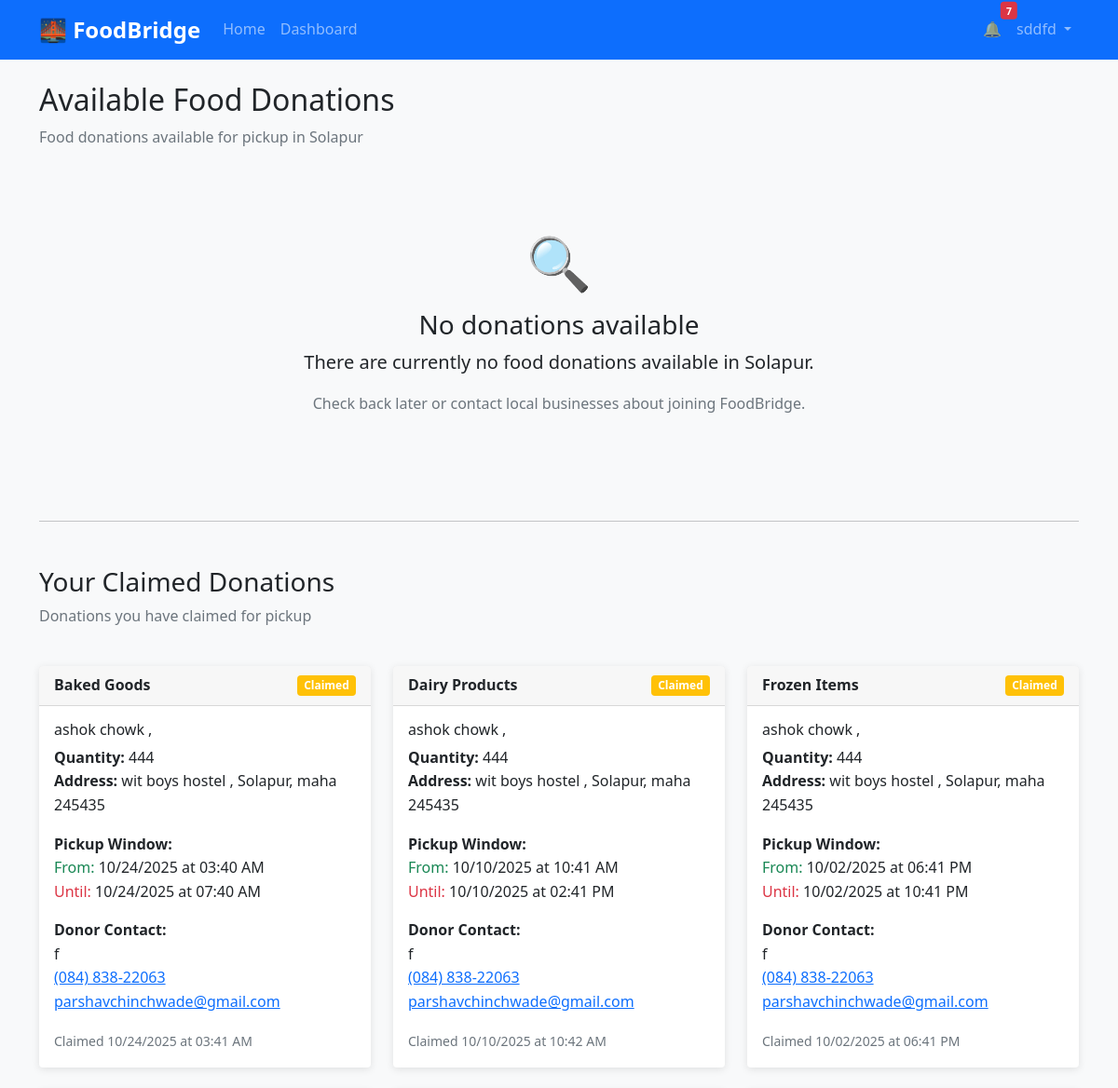
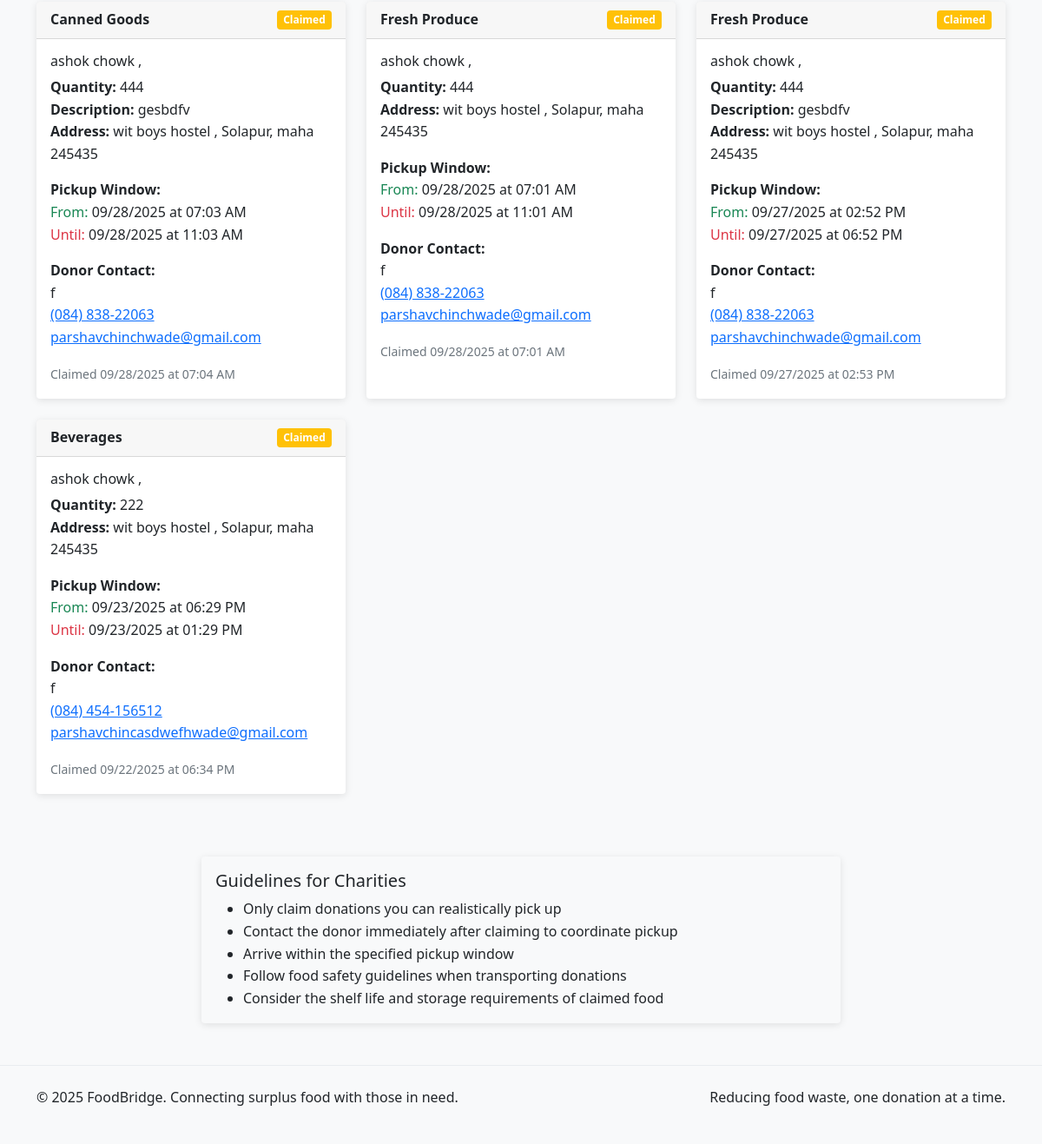
Screenshot of /charity/dashboard (signed in) with the database file from the repository (2 pictures, top to bottom).
### app.py (models this page shows, shortened)
class User(UserMixin, db.Model):
    id = db.Column(db.Integer, primary_key=True)
    username = db.Column(db.String(80), unique=True, nullable=False)
    email = db.Column(db.String(120), unique=True, nullable=False)
    password_hash = db.Column(db.String(128))
    user_type = db.Column(db.String(20), nullable=False)  # 'donor', 'charity', 'admin'
    name = db.Column(db.String(100), nullable=False)
    phone = db.Column(db.String(20))
    address = db.Column(db.String(200))
    city = db.Column(db.String(50))
    state = db.Column(db.String(50))
    zip_code = db.Column(db.String(10))
    is_verified = db.Column(db.Boolean, default=False)
    created_at = db.Column(db.DateTime, default=datetime.utcnow)

class Donation(db.Model):
    id = db.Column(db.Integer, primary_key=True)
    donor_id = db.Column(db.Integer, db.ForeignKey('user.id'), nullable=False)
    food_type = db.Column(db.String(100), nullable=False)
    quantity = db.Column(db.String(50), nullable=False)
    description = db.Column(db.Text)
    pickup_location = db.Column(db.String(200), nullable=False)
    pickup_address = db.Column(db.String(200), nullable=False)
    pickup_city = db.Column(db.String(50), nullable=False)
    pickup_state = db.Column(db.String(50), nullable=False)
    pickup_zip = db.Column(db.String(10), nullable=False)
    available_from = db.Column(db.DateTime, nullable=False)
    available_until = db.Column(db.DateTime, nullable=False)
    contact_name = db.Column(db.String(100), nullable=False)
    contact_phone = db.Column(db.String(20), nullable=False)
    contact_email = db.Column(db.String(120))
    status = db.Column(db.String(20), default='available')  # 'available', 'claimed', 'completed'
    claimed_by = db.Column(db.Integer, db.ForeignKey('user.id'))
    claimed_at = db.Column(db.DateTime)
    created_at = db.Column(db.DateTime, default=datetime.utcnow)
    donor = db.relationship('User', foreign_keys=[donor_id], backref='donations')
    claimer = db.relationship('User', foreign_keys=[claimed_by])

### app.py (the view)
@app.route('/charity/dashboard')
@login_required
def charity_dashboard():
    if current_user.user_type != 'charity':
        flash('Access denied')
        return redirect(url_for('index'))
    available_donations = Donation.query.filter(
        Donation.status == 'available',
        Donation.pickup_city == current_user.city,
        Donation.available_until > datetime.utcnow()
    ).order_by(Donation.created_at.desc()).all()
    claimed_donations = Donation.query.filter_by(
        claimed_by=current_user.id
    ).order_by(Donation.claimed_at.desc()).all()
    return render_template('charity_dashboard.html',
                         available_donations=available_donations,
                         claimed_donations=claimed_donations)

### app.py (called while the page is built)
@login_manager.user_loader
def load_user(user_id):
    return User.query.get(int(user_id))

### templates/charity_dashboard.html (shortened to what this page needs)
{% extends "base.html" %}
{% block content %}
<div class="row mb-4">
    <div class="col-12">
        <h2>Available Food Donations</h2>
        <p class="text-muted">Food donations available for pickup in {{ current_user.city }}</p>
    </div>
</div>
{% if available_donations %}
<div class="row">
    {% for donation in available_donations %}
    <div class="col-md-6 col-lg-4 mb-4">
        <div class="card h-100">
            <div class="card-header d-flex justify-content-between align-items-center">
                <strong>{{ donation.food_type }}</strong>
                <span class="badge bg-success">Available</span>
            </div>
            <div class="card-body">
                <h6 class="card-title">{{ donation.pickup_location }}</h6>
                <div class="mb-3">
                    <strong>Quantity:</strong> {{ donation.quantity }}<br>
                    {% if donation.description %}
                    <strong>Description:</strong> {{ donation.description }}<br>
                    {% endif %}
                    <strong>Address:</strong> {{ donation.pickup_address }}, {{ donation.pickup_city }}, {{ donation.pickup_state }} {{ donation.pickup_zip }}
                </div>
                <div class="mb-3">
                    <strong>Available:</strong><br>
                    <span class="text-success">From:</span> {{ donation.available_from.strftime('%m/%d/%Y at %I:%M %p') }}<br>
                    <span class="text-danger">Until:</span> {{ donation.available_until.strftime('%m/%d/%Y at %I:%M %p') }}
                </div>
                <div class="mb-3">
                    <strong>Contact:</strong><br>
                    {{ donation.contact_name }}<br>
                    <a href="tel:{{ donation.contact_phone }}">{{ donation.contact_phone }}</a>
                    {% if donation.contact_email %}
                    <br><a href="mailto:{{ donation.contact_email }}">{{ donation.contact_email }}</a>
                    {% endif %}
                </div>
                <small class="text-muted">
                    Posted {{ donation.created_at.strftime('%m/%d/%Y at %I:%M %p') }}
                </small>
            </div>
            <div class="card-footer">
                <a href="{{ url_for('claim_donation', donation_id=donation.id) }}"
                   class="btn btn-success w-100"
                   onclick="return confirm('Are you sure you want to claim this donation? Please ensure you can pick it up during the specified time.')">
                    Claim This Donation
                </a>
            </div>
        </div>
    </div>
    {% endfor %}
</div>
{% else %}
<div class="text-center py-5">
    <div class="display-4 text-muted mb-3">🔍</div>
    <h3>No donations available</h3>
    <p class="lead">There are currently no food donations available in {{ current_user.city }}.</p>
    <p class="text-muted">Check back later or contact local businesses about joining FoodBridge.</p>
</div>
{% endif %}
{% if claimed_donations %}
<hr class="my-5">
<div class="row mb-4">
    <div class="col-12">
        <h3>Your Claimed Donations</h3>
        <p class="text-muted">Donations you have claimed for pickup</p>
    </div>
</div>
<div class="row">
    {% for donation in claimed_donations %}
    <div class="col-md-6 col-lg-4 mb-4">
        <div class="card h-100">
            <div class="card-header d-flex justify-content-between align-items-center">
                <strong>{{ donation.food_type }}</strong>
                <span class="badge bg-warning">Claimed</span>
            </div>
            <div class="card-body">
                <h6 class="card-title">{{ donation.pickup_location }}</h6>
                <div class="mb-3">
                    <strong>Quantity:</strong> {{ donation.quantity }}<br>
                    {% if donation.description %}
                    <strong>Description:</strong> {{ donation.description }}<br>
                    {% endif %}
                    <strong>Address:</strong> {{ donation.pickup_address }}, {{ donation.pickup_city }}, {{ donation.pickup_state }} {{ donation.pickup_zip }}
                </div>
                <div class="mb-3">
                    <strong>Pickup Window:</strong><br>
                    <span class="text-success">From:</span> {{ donation.available_from.strftime('%m/%d/%Y at %I:%M %p') }}<br>
                    <span class="text-danger">Until:</span> {{ donation.available_until.strftime('%m/%d/%Y at %I:%M %p') }}
                </div>
                <div class="mb-3">
                    <strong>Donor Contact:</strong><br>
                    {{ donation.contact_name }}<br>
                    <a href="tel:{{ donation.contact_phone }}">{{ donation.contact_phone }}</a>
                    {% if donation.contact_email %}
                    <br><a href="mailto:{{ donation.contact_email }}">{{ donation.contact_email }}</a>
                    {% endif %}
                </div>
                <small class="text-muted">
                    Claimed {{ donation.claimed_at.strftime('%m/%d/%Y at %I:%M %p') }}
                </small>
            </div>
        </div>
    </div>
    {% endfor %}
</div>
{% endif %}
<div class="row mt-5">
    <div class="col-md-8 mx-auto">
        <div class="card bg-light">
            <div class="card-body">
                <h5 class="card-title">Guidelines for Charities</h5>
                <ul class="mb-0">
                    <li>Only claim donations you can realistically pick up</li>
                    <li>Contact the donor immediately after claiming to coordinate pickup</li>
                    <li>Arrive within the specified pickup window</li>
                    <li>Follow food safety guidelines when transporting donations</li>
                    <li>Consider the shelf life and storage requirements of claimed food</li>
                </ul>
            </div>
        </div>
    </div>
</div>
{% endblock %}

### templates/base.html (shortened to what this page needs)
<!DOCTYPE html>
<html lang="en">
<head>
    <link href="https://cdn.jsdelivr.net/npm/bootstrap@5.1.3/dist/css/bootstrap.min.css" rel="stylesheet">
    <link rel="stylesheet" href="{{ url_for('static', filename='css/style.css') }}">
</head>
<body>
    <nav class="navbar navbar-expand-lg navbar-dark bg-primary">
        <div class="container">
            <a class="navbar-brand" href="{{ url_for('index') }}">🌉 FoodBridge</a>
            <div class="collapse navbar-collapse" id="navbarNav">
                <ul class="navbar-nav me-auto">
                    <li class="nav-item">
                        <a class="nav-link" href="{{ url_for('index') }}">Home</a>
                    </li>
                    {% if current_user.is_authenticated %}
                        {% if current_user.user_type == 'donor' %}
                            <li class="nav-item">
                                <a class="nav-link" href="{{ url_for('donor_dashboard') }}">My Donations</a>
                            </li>
                            <li class="nav-item">
                                <a class="nav-link" href="{{ url_for('post_donation') }}">Post Food</a>
                            </li>
                        {% elif current_user.user_type == 'charity' %}
                            <li class="nav-item">
                                <a class="nav-link" href="{{ url_for('charity_dashboard') }}">Dashboard</a>
                            </li>
                        {% elif current_user.user_type == 'admin' %}
                            <li class="nav-item">
                                <a class="nav-link" href="{{ url_for('admin_dashboard') }}">Admin Panel</a>
                            </li>
                        {% endif %}
                    {% endif %}
                </ul>
                <ul class="navbar-nav">
                    {% if current_user.is_authenticated %}
                        <li class="nav-item">
                            <a class="nav-link position-relative" href="{{ url_for('notifications_page') }}" title="Notifications">
                                🔔
                                <span id="unread-badge" class="badge bg-danger position-absolute top-0 start-100 translate-middle" style="font-size: 0.65rem; display: none;">0</span>
                            </a>
                        </li>
                        <li class="nav-item dropdown">
                            <a class="nav-link dropdown-toggle" href="#" id="navbarDropdown" role="button" data-bs-toggle="dropdown">
                                {{ current_user.name }}
                            </a>
                        </li>
                    {% endif %}
                </ul>
            </div>
        </div>
    </nav>
    <main class="container mt-4">
        {% block content %}{% endblock %}
    </main>
    <footer class="bg-light mt-5 py-4">
        <div class="container">
            <div class="row">
                <div class="col-md-6">
                    <p>&copy; 2025 FoodBridge. Connecting surplus food with those in need.</p>
                </div>
                <div class="col-md-6 text-end">
                    <p>Reducing food waste, one donation at a time.</p>
                </div>
            </div>
        </div>
    </footer>

### static/css/style.css (style rules this page uses)
body { font-family: 'Segoe UI', Tahoma, Geneva, Verdana, sans-serif; line-height: 1.6; background-color: #f8f9fa; }
.navbar-brand { font-size: 1.5rem; font-weight: bold; }
.card { border: none; box-shadow: 0 2px 8px rgba(0, 0, 0, 0.1); transition: all 0.3s ease; }
.badge { font-size: 0.75rem; padding: 0.4em 0.6em; }
footer { background-color: #f8f9fa !important; border-top: 1px solid #e9ecef; margin-top: auto; }
.fade-in { animation: fadeIn 0.5s ease-in; }

### rows the page displays
User: name "sddfd", city "Solapur"
Donation: food_type "Baked Goods", pickup_location "ashok chowk ,", quantity "444", pickup_address "wit boys hostel", pickup_city "Solapur", pickup_state "maha", pickup_zip "245435", available_from "10/24/2025 at 03:40 AM", available_until "10/24/2025 at 07:40 AM", contact_name "f", contact_phone "(084) 838-22063", contact_email "parshavchinchwade@gmail.com", claimed_at "10/24/2025 at 03:41 AM"
Donation: food_type "Dairy Products", pickup_location "ashok chowk ,", quantity "444", pickup_address "wit boys hostel", pickup_city "Solapur", pickup_state "maha", pickup_zip "245435", available_from "10/10/2025 at 10:41 AM", available_until "10/10/2025 at 02:41 PM", contact_name "f", contact_phone "(084) 838-22063", contact_email "parshavchinchwade@gmail.com", claimed_at "10/10/2025 at 10:42 AM"
Donation: food_type "Frozen Items", pickup_location "ashok chowk ,", quantity "444", pickup_address "wit boys hostel", pickup_city "Solapur", pickup_state "maha", pickup_zip "245435", available_from "10/02/2025 at 06:41 PM", available_until "10/02/2025 at 10:41 PM", contact_name "f", contact_phone "(084) 838-22063", contact_email "parshavchinchwade@gmail.com", claimed_at "10/02/2025 at 06:41 PM"
Donation: food_type "Canned Goods", pickup_location "ashok chowk ,", quantity "444", description "gesbdfv", pickup_address "wit boys hostel", pickup_city "Solapur", pickup_state "maha", pickup_zip "245435", available_from "09/28/2025 at 07:03 AM", available_until "09/28/2025 at 11:03 AM", contact_name "f", contact_phone "(084) 838-22063", contact_email "parshavchinchwade@gmail.com", claimed_at "09/28/2025 at 07:04 AM"
Donation: food_type "Fresh Produce", pickup_location "ashok chowk ,", quantity "444", pickup_address "wit boys hostel", pickup_city "Solapur", pickup_state "maha", pickup_zip "245435", available_from "09/28/2025 at 07:01 AM", available_until "09/28/2025 at 11:01 AM", contact_name "f", contact_phone "(084) 838-22063", contact_email "parshavchinchwade@gmail.com", claimed_at "09/28/2025 at 07:01 AM"
Donation: food_type "Fresh Produce", pickup_location "ashok chowk ,", quantity "444", description "gesbdfv", pickup_address "wit boys hostel", pickup_city "Solapur", pickup_state "maha", pickup_zip "245435", available_from "09/27/2025 at 02:52 PM", available_until "09/27/2025 at 06:52 PM", contact_name "f", contact_phone "(084) 838-22063", contact_email "parshavchinchwade@gmail.com", claimed_at "09/27/2025 at 02:53 PM"
Donation: food_type "Beverages", pickup_location "ashok chowk ,", quantity "222", pickup_address "wit boys hostel", pickup_city "Solapur", pickup_state "maha", pickup_zip "245435", available_from "09/23/2025 at 06:29 PM", available_until "09/23/2025 at 01:29 PM", contact_name "f", contact_phone "(084) 454-156512", contact_email "parshavchincasdwefhwade@gmail.com", claimed_at "09/22/2025 at 06:34 PM"
